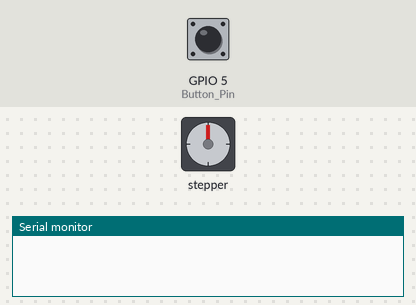
The program below on a simulated ESP32-C3. On the bench: stepper motor, the last lines printed to the serial monitor. The inputs (shaded band) are chosen by the test bench; at power-on: GPIO 5 (Button_Pin) HIGH. Random numbers use the default seed unless the program sets one; EEPROM starts erased; stepper angles assume 4096 steps per turn.

Above: at 1.2 s.
1.3 s: GPIO 5 (Button_Pin) pulled LOW for 0.15 s
At 3.2 s:
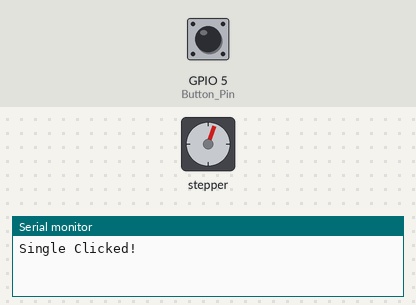
3.5 s: GPIO 5 (Button_Pin) pulled LOW for 1 s
At 5.32 s:
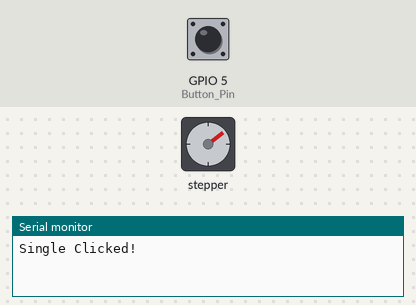
At 7.4 s:
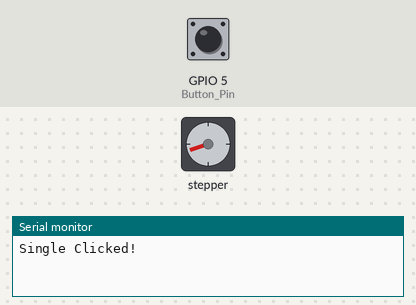
7.5 s: GPIO 5 (Button_Pin) pulled LOW for 3.2 s
15.2 s: GPIO 5 (Button_Pin) pulled LOW for 3.2 s
Timing chart, 0 to 22.4 s (numbered marks = the images above; inputs shaded):
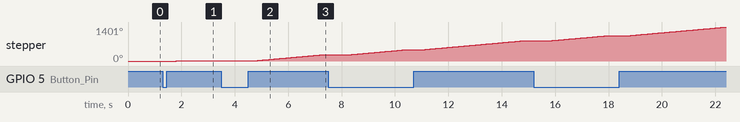

Measured:
- after the input at 1.3 s, stepper: turns 20° clockwise in 0.20 s, starting after 0.51 s
- after the input at 3.5 s, stepper: keeps turning clockwise at about 99°/s, starting after 1.4 s

The program:

main.cpp
```cpp
#include <Arduino.h>
#include "config.h"
#include "stepper.h"
#include "button.h"
#include <EEPROM.h>

// #include "CheapStepper.h"
// CheapStepper stepper_trial{STEPMOTOR_IN_1,STEPMOTOR_IN_2,STEPMOTOR_IN_3,STEPMOTOR_IN_4};

void setup() {
    EEPROM.begin(4);
    Serial.begin(9600);

    // Stepper Init
    // stepper_init();

    // // BUTTON Init
    button_init();


}

void loop() {

     button.loop();

    // stepper_trial.moveDegreesCCW(90);
    // delay(1000);
}
```

button.cpp
```cpp
#include "button.h"
#include "stepper.h"

Button2 button;

void SingleClickHandler(Button2 & button){

    OneFrame();
    Serial.println("Single Clicked!");

};

void LongClickHandler(Button2 & button){

    WholeFrame();
    Serial.println("Long Clicked!");
};

void DoubleClickHandler(Button2 & button){

    RandomFrame();
    Serial.println("Double Clicked!");

};


void button_init(){
    button.begin(Button_Pin);
    button.setClickHandler(SingleClickHandler);
    button.setDoubleClickHandler(DoubleClickHandler);
    button.setLongClickHandler(LongClickHandler);
}
```

button.h
```cpp
#ifndef BUTTON_H
#define BUTTON_H

#include "config.h"

extern Button2 button;

void button_init();
void SingleClickHandler(Button2 & button);
void LongClickHandler(Button2 & button);
void DoubleClickHandler(Button2 & button);


#endif
```

stepper.cpp
```cpp
#include "stepper.h"
#include <EEPROM.h>

bool clockwise=true;

CheapStepper stepper{STEPMOTOR_IN_1,STEPMOTOR_IN_2,STEPMOTOR_IN_3,STEPMOTOR_IN_4};


void backToOrigin(int ang){

    stepper.moveDegrees(clockwise,360-ang);
}


// void stepper_init(){
//     int pos=EEPROM.read(0)%10;
//     stepper.setRpm(10);
//     // backToOrigin(angle);

// }

void WholeFrame(){
    // int curPos=EEPROM.read(0)%10;

	int curLen=EEPROM.read(0);

    // Serial.print("Current Position=");
    // Serial.println(0);

    backToOrigin(curLen*21.6);
    delay(1000);
    stepper.moveDegrees(clockwise,21.6*10);
    EEPROM.write(0,0);
    EEPROM.commit();

}


void RandomFrame(){
    int seed=rand()%10+1;
    int angle=21.6*seed;

    // int curPos=EEPROM.read(0)%10;

	int curLen=EEPROM.read(0);

    // Serial.print("Current Position=");
    // Serial.println((curPos+seed)%10);

    EEPROM.write(0,(curLen+seed)%10);
    EEPROM.commit();

    stepper.moveDegrees(clockwise,angle);

}


void OneFrame(){
    // int curPos=EEPROM.read(0)%10;

	int curLen=EEPROM.read(0);

    // Serial.print("Current Position=");
    // Serial.println((curPos+1)%10);

    EEPROM.write(0,(curLen+1)%10);
    EEPROM.commit();

    stepper.moveDegrees(clockwise,21.6);

}
```

stepper.h
```cpp
#ifndef STEPPER_H
#define STEPPER_H

#include "config.h"

extern CheapStepper stepper;

void stepper_init();

void WholeFrame();
void RandomFrame();
void OneFrame();


#endif
```

config.h
```cpp
#ifndef CONFIG_H
#define CONFIG_H

#include <Arduino.h>
#include <CheapStepper.h>
#include <Button2.h>

/*********Pins Definition**********/
#define STEPMOTOR_IN_1 6
#define STEPMOTOR_IN_2 7
#define STEPMOTOR_IN_3 8
#define STEPMOTOR_IN_4 9
#define Button_Pin 5


#endif
```
